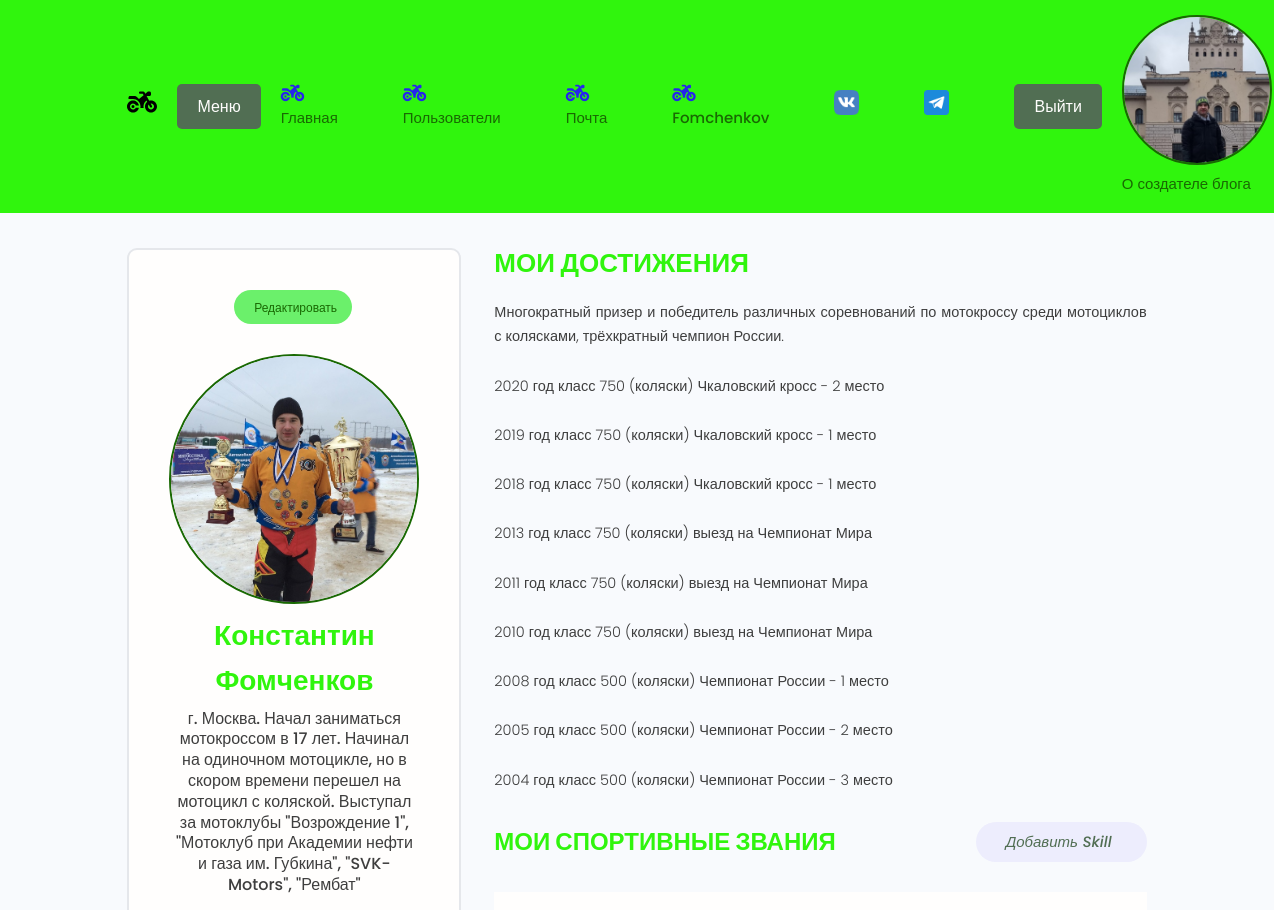
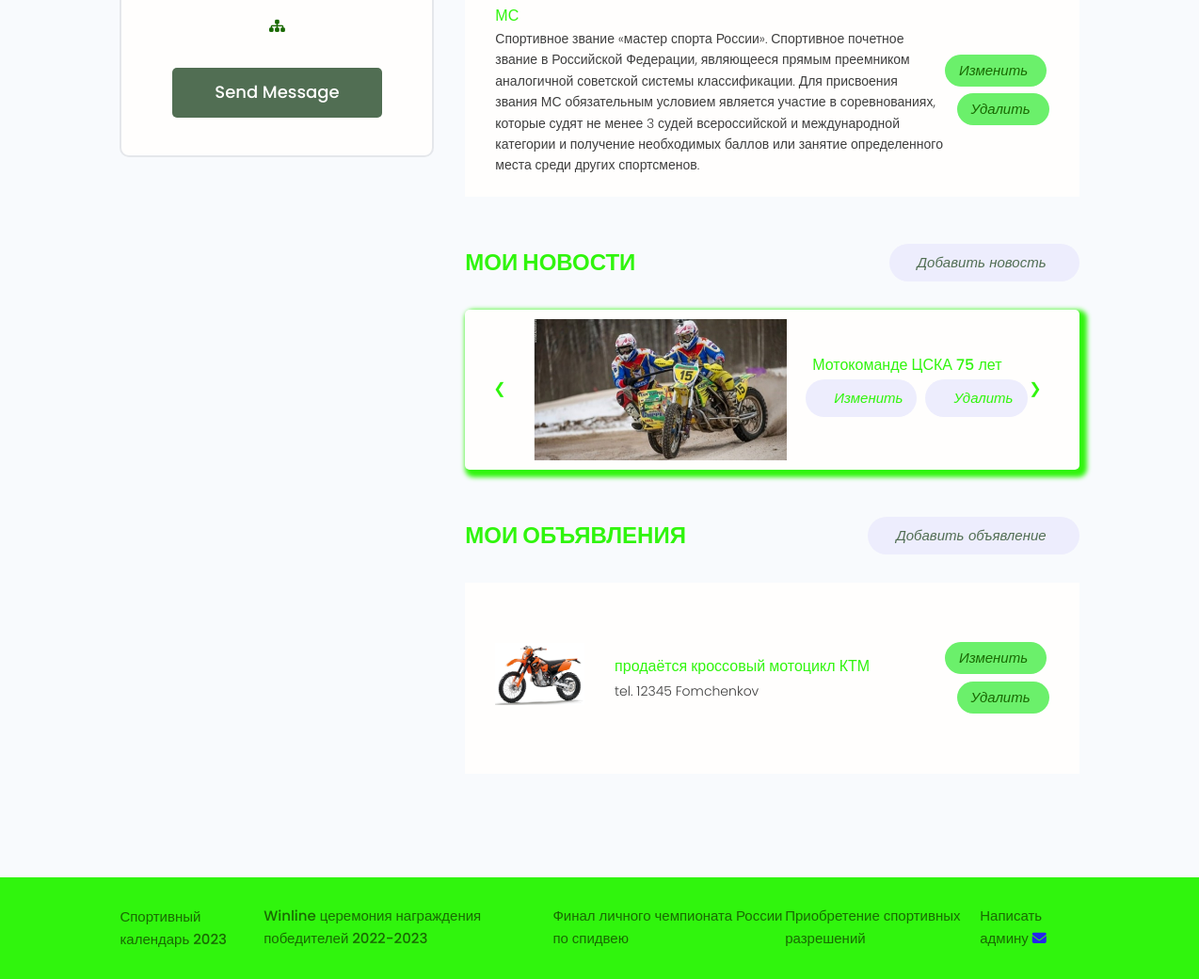
/users/account/ (signed in), run on the app's committed database (2 pictures, top to bottom).
### users/models.py (models this page shows, shortened)
class Profiles(models.Model):
    user = models.OneToOneField(User, on_delete=models.CASCADE, null=True, blank=True)
    name = models.CharField(max_length=200, null=True, blank=True)
    email = models.EmailField(max_length=200, null=True, blank=True)
    username = models.CharField(max_length=200, null=True, blank=True)
    short_info = models.CharField(max_length=300, null=True, blank=True)
    bio = models.TextField(null=True, blank=True)
    profile_image = models.ImageField(upload_to='profiles/', blank=True, null=True,
                                      default='profiles/user-default.png')
    social_youtube = models.CharField(max_length=200, null=True, blank=True)
    social_vk = models.CharField(max_length=200, null=True, blank=True)
    created = models.DateTimeField(auto_now_add=True)
    def __str__(self):
        return self.username

class Skill(models.Model):
    owner = models.ForeignKey(Profiles, on_delete=models.CASCADE, null=True, blank=True)
    name = models.CharField(max_length=200, null=True, blank=True)
    description = models.TextField(null=True, blank=True)
    created = models.DateTimeField(auto_now_add=True)

### blogs/models.py (models this page shows, shortened)
class Blog(models.Model):
    owner = models.ForeignKey(Profiles, on_delete=models.SET_NULL, blank=True, null=True, verbose_name='Автор')
    title = models.CharField(max_length=250, verbose_name='Заголовок')
    text = models.TextField(null=True, blank=True, verbose_name='Текст новости')
    image = models.ImageField(null=True, blank=True, upload_to="blogs/%Y/%m",
                              default='default.jpg', verbose_name='Изображение')
    video = EmbedVideoField(blank=True, verbose_name='Ссылка на видео')
    source_link = models.CharField(max_length=2000, null=True, blank=True, verbose_name='Ссылка на источник')
    tags = models.ManyToManyField('Tag', blank=True, verbose_name='Тег')
    created = models.DateTimeField(auto_now_add=True)
    class Meta:
        ordering = ['-created']

class Advertisement(models.Model):
    text = models.TextField(null=True, blank=True)
    image = models.ImageField(null=True, blank=True, upload_to="advertisements/",
                              default='adv-default.jpg', verbose_name='Изображение')
    contacts = models.CharField(max_length=250)
    owner = models.ForeignKey(Profiles, on_delete=models.SET_NULL,
                              blank=True, null=True, verbose_name='Автор объявления')
    created = models.DateTimeField(default=datetime.datetime.now)
    class Meta:
        ordering = ['-created']

### users/views.py (the view)
# urls.py: path('account/', views.user_account, name='account'),
@login_required(login_url='login')
def user_account(request):
    prof = request.user.profiles
    skills = prof.skill_set.all()
    blogs = prof.blog_set.all()
    advertisement = prof.advertisement_set.all()
    context = {
        'profile': prof,
        'skills': skills,
        'blogs': blogs,
        'advertisement': advertisement,
    }
    return render(request, 'users/account.html', context)

### users/templates/users/account.html (shortened to what this page needs)
{% extends 'blogs/base.html' %}
{% block content %}
<main class="settingsPage profile my-md">
    <div class="container">
        <div class="layout">
            <div class="column column--1of3">
                <div class="card text-center">
                    <div class="card__body dev">
                        <a class="tag tag--pill tag--main settings__btn" href="{% url 'edit-account' %}"> Редактировать</a>
                        <img class="avatar avatar--xl dev__avatar"
                             src="{{ profile.profile_image.url }}"/>
                        <h2 class="dev__name">{{ profile.name }}</h2>
                        <p class="dev__title">{{ profile.short_info }}</p>
                        <ul class="dev__social">
                            {% if profile.social_vk %}
                            <li>
                                <a title="Personal Website" href="{{ profile.social_vk }}" target="_blank"><i
                                        class="fa fa-sitemap"></i></a>
                            </li>
                            {% endif %}
                        </ul>
                        <a href="#" class="btn btn--sub btn--lg">Send Message </a>
                    </div>
                </div>
            </div>
            <div class="column column--2of3">
                <div class="devInfo">
                    <h3 class="devInfo__title">Мои достижения</h3>
                    <p class="devInfo__about">
                        {{ profile.bio | linebreaksbr }}
                    </p>
                </div>
                <div class="settings">
                    <h3 class="settings__title">Мои спортивные звания</h3>
                    <a class="tag tag--pill tag--sub settings__btn tag--lg" href="{% url 'create-skill' %}">
                        <i class="im im-plus">Добавить Skill</i>
                    </a>
                </div>
                <table class="settings__table">
                    {% for skill in skills %}
                    <tr>
                        <td class="settings__tableInfo">
                            <h4>{{ skill.name }}</h4>
                            <p>
                                {{ skill.description }}
                            </p>
                        </td>
                        <td class="settings__tableActions">
                            <a class="tag tag--pill tag--main settings__btn" href="{% url 'update-skill' skill.id %}">
                                <i class="im im-edit">Изменить</i>
                            </a>
                            <a class="tag tag--pill tag--main settings__btn" href="{% url 'delete-skill' skill.id %}">
                                <i class="im im-x-mark-circle-o">Удалить</i>
                            </a>
                        </td>
                    </tr>
                    {% endfor %}
                </table>
                <div class="settings">
                    <h3 class="settings__title">Мои новости</h3>
                    <a class="tag tag--pill tag--sub settings__btn tag--lg" href="{% url 'create-blog' %}">
                        <i class="im im-plus">Добавить новость</i>
                    </a>
                </div>
                {% if blogs %}
                <div class="slider">
                    {% for blog in blogs %}
                    <div class="item">
                        <a class="previous" onclick="previousSlide()">&#10094;</a>
                        <img src="{{ blog.image.url }}" alt="Blog Thumbnail"/>
                        <div class="item_col">
                            <a href="{% url 'blog' blog.id %}">
                                <h4>{{ blog.title }}</h4>
                            </a>
                            <a class="tag tag--pill tag--sub settings__btn tag--lg" href="{% url 'update-blog' blog.id %}"><i class="im im-x-mark-circle-o">Изменить</i></a>
                            <a class="tag tag--pill tag--sub settings__btn tag--lg" href="{% url 'delete-blog' blog.id %}"><i class="im im-x-mark-circle-o">Удалить</i></a>
                        </div>
                        <a class="next" onclick="nextSlide()"> &#10095;</a>
                    </div>
                    {% endfor %}
               </div>
                {% endif %}
                <div class="settings">
                    <h3 class="settings__title">Мои объявления</h3>
                    <a class="tag tag--pill tag--sub settings__btn tag--lg" href="{% url 'create-advertisement' %}">
                        <i class="im im-plus">Добавить объявление</i>
                    </a>
                </div>
                <table class="settings__table">
                {% if advertisement %}
                    {% for adv in advertisement %}
                    <tr>
                        <td class="settings__thumbnail">
                            <a href="#"><img src="{{ adv.image.url }}"
                                             alt="Advertisement Thumbnail"/></a>
                        </td>
                        <td class="settings__tableInfo">
                            <a href="#">{{ adv.text }}</a>
                            <p>
                                {{ adv.contacts  }}
                                {{ adv.owner }}
                            </p>
                        </td>
                        <td class="settings__tableActions">
                            <a class="tag tag--pill tag--main settings__btn" href="{% url 'update-advertisement' adv.id %}">
                                <i class="im im-edit">Изменить</i>
                            </a>
                            <a class="tag tag--pill tag--main settings__btn" href="{% url 'delete-advertisement' adv.id %}">
                                <i class="im im-x-mark-circle-o">Удалить</i>
                            </a>
                        </td>
                    </tr>
                    {% endfor %}
                {% endif %}
                </table>
            </div>
        </div>
    </div>
</main>
{% endblock %}

### blogs/templates/blogs/navbar.html (shortened to what this page needs)
{% load static %}
<header class="header">
    <div class="container">
        <a href="https://yandex.ru/games/app/104552?utm_campaign=rus_games_category-tag1_yandex_search_460.new%7C59209247&utm_medium=search&utm_source=yandex&utm_term=мото%20играть&utm_content=k50id%7C0100000026530692216_26530692216%7Ccid%7C59209247%7Cgid%7C4460577361%7Caid%7C10267378046%7Cadp%7Cno%7Cpos%7Cpremium1%7Csrc%7Csearch_none%7Cdvc%7Cdesktop%7Cmain#app-id=104552&catalog-session-uid=catalog-fdd06838-9f26-5c54-88c1-589accba6267-1698846900716-2e6a&rtx-reqid=15332313874183280178&pos=%7B%22listType%22%3A%22suggested%22%2C%22tabCategory%22%3A%22tag%22%7D&redir-data=%7B%22block%22%3A%22suggested%22%2C%22block_index%22%3A1%2C%22card%22%3A%22adaptive_recommended_new%22%2C%22col%22%3A1%2C%22first_screen%22%3A1%2C%22page%22%3A%22tag_175%22%2C%22rn%22%3A208590498%2C%22row%22%3A0%2C%22rtx_reqid%22%3A%2215332313874183280178%22%2C%22wrapper%22%3A%22grid-list%22%2C%22http_ref%22%3A%22https%253A%252F%252Fyandex.ru%252Fgames%252Ftag%252Fmototsikly_175%253Fk50id%253D0100000026530692216_26530692216%2526etext%253D2202.CMxsDZ-hGwTWFh2cPU1_FpYTB3ZeaDfPndT3Yvr5L9u6a-esZMgbT12hHn-036G7emVmb3FudGlxdGtkenVkcw.7a316d76cc2939811d87c6c8d372c2196b7d29a1%2526yclid%253D6468167345593194550%22%7D" class="header--logo" target="_blank">
            <img class="logo" src="{% static 'images/logo2.svg' %}" alt="Motocross Logo" />
        </a>
        <div class="menu">
            <button class="btn btn--sub">Меню</button>
        </div>
        <nav class="header--nav">
            <ul class="header--menu">
                <li class="header--menu--items"><a href="{% url 'blogs' %}"><br>Главная</a></li>
                <li class="header--menu--items"><a href="{% url 'profiles' %}"><br>Пользователи</a></li>
                {% if request.user.is_authenticated %}
                <li class="header__menuItem"><a href="{% url 'inbox' %}">Почта</a></li>
                <li class="header--menu--items"><a href="{% url 'account' %}"><br>{{ request.user }}</a></li>
                <li>
                    <a href="https://vk.com/motocross_ru" target="_blank" rel="noopener noreferrer" class="vk">
                        <img src="{% static 'images/vk.ico' %}" alt="VK"/>
                    </a>
                </li>
                <li>
                    <a href="https://t.me/s/motocrossrace" target="_blank" rel="noopener noreferrer" class="vk">
                        <img src="{% static 'images/tg.ico' %}" alt="telegram"/>
                    </a>
                </li>
                <li class="header__menuItem"><a href="{% url 'logout' %}" class="btn btn--sub">Выйти</a></li>
                {% else %}
                <li class="header--menu--items"><a href="{% url 'login' %}"><i class="fa-solid fa-motorcycle fa-fade fa-lg" style="color: #2525ed;"></i><br>Вход / Регистрация</a></li>
                {% endif %}
            </ul>
        </nav>
        <div class="autor">
            <a href="{% url 'autor' %}"><img class="avatar avatar--lg" src="{% static 'images/autor_photo.jpg' %}" alt="Autor" /> <br> О создателе блога</a>
        </div>
    </div>
</header>

### data on the page
Profiles: profile_image (picture), name "Константин Фомченков", short_info "г. Москва. Начал заниматься мотокроссом в 17 лет. Начинал на одиночном мотоцикле, но в скором времени перешел на мотоцикл с коляской. Выступал за мотоклубы \"Возрождение 1\", \"Мотоклуб при Академии нефти и газа им. Губкина\", \"SVK-Motors\", \"Рембат\"", bio "Многократный призер и победитель различных соревнований по мотокроссу среди мотоциклов с колясками, трёхкратный чемпион России. 2020 год класс 750 (коляски) Чкаловский кросс - 2 место 2019 год класс 750 (коляски) Чкаловский кросс - 1 место 2018 год класс 750 (коляски) Чкаловский кросс - 1 место 2013 год класс 750 (коляски) выезд на Чемпионат Мира 2011 год класс 750 (коляски) выезд на Чемпионат Мира 2010 год класс 750 (коляски) выезд на Чемпионат Мира 2008 год класс 500 (коляски) Чемпионат России - 1 место 2005 год класс 500 (коляски) Чемпионат России - 2 место 2004 год класс 500 (коляски) Чемпионат России - 3 место"
Skill: name "МС", description "Спортивное звание «мастер спорта России». Спортивное почетное звание в Российской Федерации, являющееся прямым преемником аналогичной советской системы классификации. Для присвоения звания МС обязательным условием является участие в соревнованиях, которые судят не менее 3 судей всероссийской и международной категории и получение необходимых баллов или занятие определенного места среди других спортсменов."
Blog: image (picture), title "Мотокоманде ЦСКА 75 лет"
Advertisement: image (picture), text "продаётся кроссовый мотоцикл КТМ", contacts "tel. 12345", owner "Fomchenkov"

### other printed values
{{ request.user }} "Fomchenkov"
